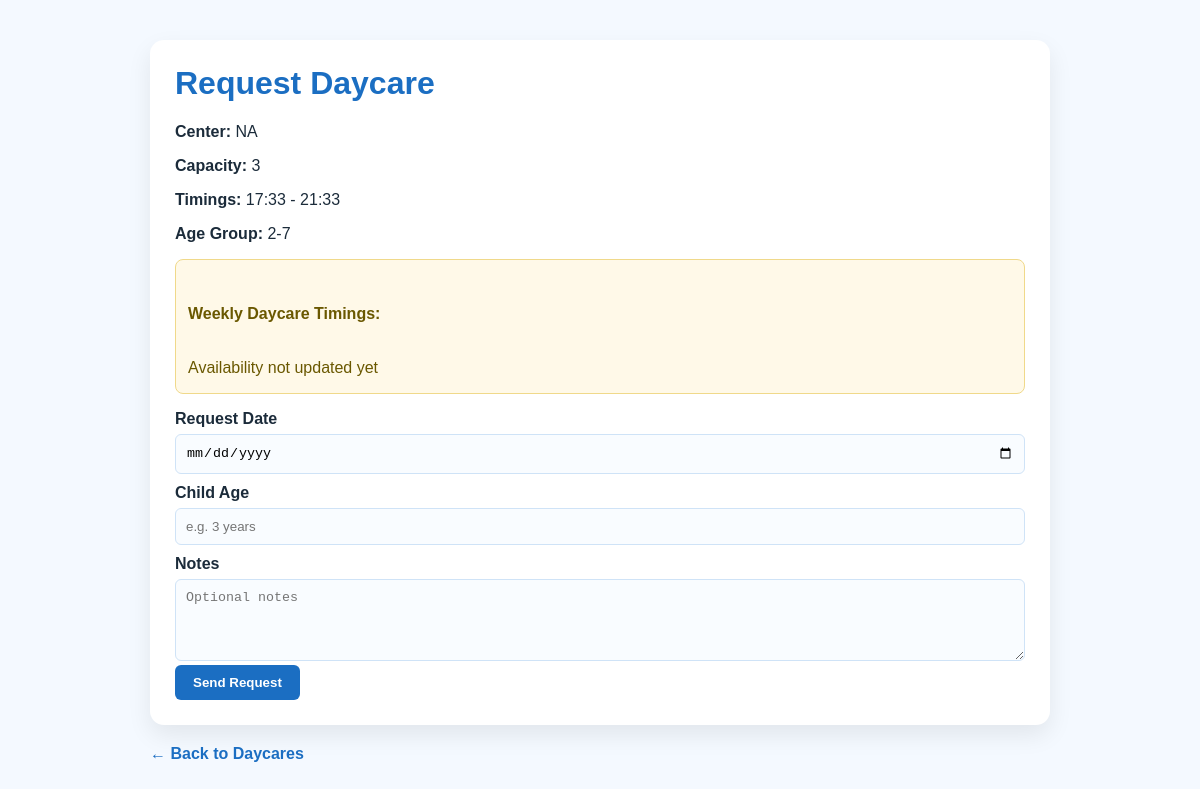
The app's page /book_daycare.php?daycare_id=2 (signed in) with its own data.
### tables this page shows
CREATE TABLE `daycares` (
  `id` int(10) UNSIGNED NOT NULL,
  `user_id` int(10) UNSIGNED NOT NULL,
  `center_name` varchar(150) NOT NULL,
  `manager_name` varchar(150) DEFAULT NULL,
  `capacity` int(11) DEFAULT NULL,
  `opening_time` varchar(50) DEFAULT NULL,
  `closing_time` varchar(50) DEFAULT NULL,
  `age_group_supported` varchar(100) DEFAULT NULL,
  `facilities` text DEFAULT NULL,
  `description` text DEFAULT NULL,
  `email` varchar(150) DEFAULT NULL,
  `phone` varchar(30) DEFAULT NULL,
  `address` text DEFAULT NULL,
  `created_at` timestamp NOT NULL DEFAULT current_timestamp()
);

### app/Helpers/helpers.php (called while the page is built, shortened)
<?php
function e(?string $value): string
{
    return htmlspecialchars((string)$value, ENT_QUOTES, 'UTF-8');
}

### book_daycare.php (the view, shortened to what this page needs)
<?php
include("connect.php");
require_once "app/Helpers/helpers.php";
$daycare_id = (int)($_GET['daycare_id'] ?? $_POST['daycare_id'] ?? 0);
$stmt = $conn->prepare("SELECT * FROM daycares WHERE id = ? LIMIT 1");
$stmt->bind_param("i", $daycare_id);
$stmt->execute();
$daycare = $stmt->get_result()->fetch_assoc();
$availabilityLines = [];
$availabilityText = !empty($availabilityLines)
    ? implode("\n", $availabilityLines)
    : 'Availability not updated yet';
?>
<!DOCTYPE html>
<html lang="en">
<head>
</head>
<body>
<div class="wrap">
    <div class="card">
        <h1>Request Daycare</h1>
        <p><strong>Center:</strong> <?php echo e($daycare['center_name']); ?></p>
        <p><strong>Capacity:</strong> <?php echo e($daycare['capacity'] ?: '-'); ?></p>
        <p><strong>Timings:</strong> <?php echo e(($daycare['opening_time'] ?: '-') . ' - ' . ($daycare['closing_time'] ?: '-')); ?></p>
        <p><strong>Age Group:</strong> <?php echo e($daycare['age_group_supported'] ?: '-'); ?></p>
        <div class="availability-note">
            <strong>Weekly Daycare Timings:</strong><br>
            <?php echo nl2br(e($availabilityText)); ?>
        </div>
        <form method="POST">
            <label>Request Date</label>
            <input type="date" name="request_date" required>
            <label>Child Age</label>
            <input type="text" name="child_age" placeholder="e.g. 3 years">
            <label>Notes</label>
            <textarea name="notes" rows="4" placeholder="Optional notes"></textarea>
            <button type="submit">Send Request</button>
        </form>
    </div>
    <a class="back-link" href="daycares.php">← Back to Daycares</a>
</div>
</body>
</html>

### book_daycare.php (style rules this page uses)
body { margin:0; font-family:Arial,sans-serif; background:#f4f9ff; color:#1b2b3a; padding:40px 20px; }
.wrap { max-width:900px; margin:auto; }
.card { background:#fff; padding:25px; border-radius:14px; margin-bottom:20px; box-shadow:0 10px 25px rgba(0,0,0,0.08); }
h1 { color:#1b6ec2; margin-top:0; }
label { display:block; margin:10px 0 6px; font-weight:bold; }
input, textarea { width:100%; padding:10px; border-radius:6px; border:1px solid #cfe3f7; background:#f9fcff; box-sizing:border-box; }
textarea { resize:vertical; }
button { padding:10px 18px; background:#1b6ec2; color:#fff; border:none; border-radius:6px; font-weight:bold; cursor:pointer; }
.back-link { color:#1b6ec2; text-decoration:none; font-weight:bold; }
.availability-note { margin-top: 12px; margin-bottom: 16px; padding: 12px; border-radius: 8px; background: #fff9e8; border: 1px solid #f0d98a; color: #6a5800; line-height: 1.7; white-space: pre-line; }

### records on screen
daycares: center_name "NA", capacity "3", opening_time+closing_time "17:33 - 21:33", age_group_supported "2-7"

### other values on screen
$availabilityText "Availability not updated yet"
